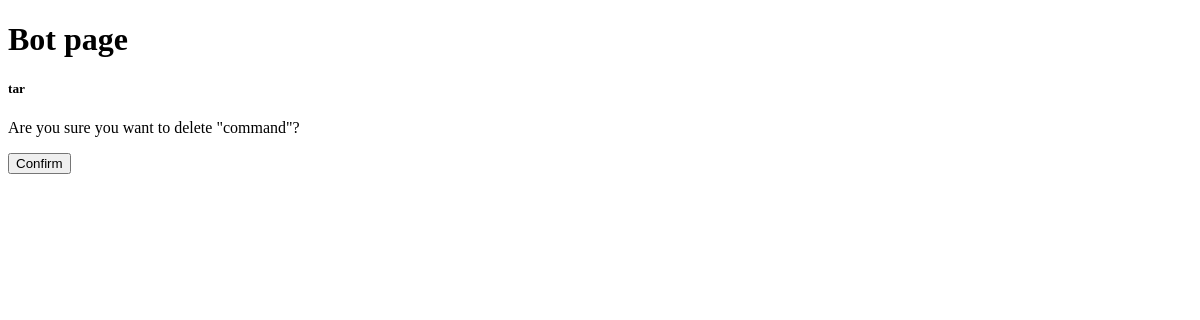
The page /bots/bot_username/ on the database as committed earlier.
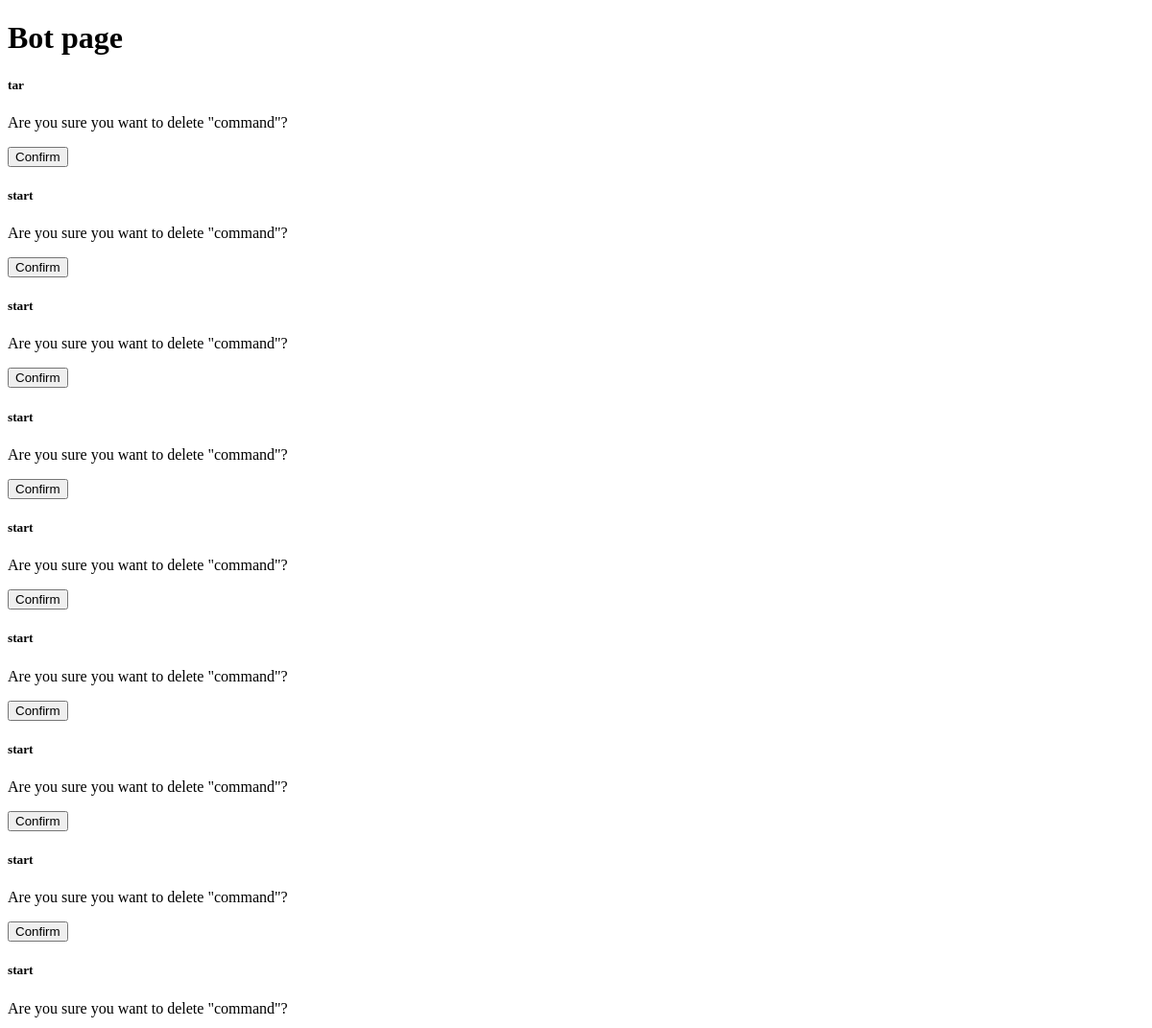
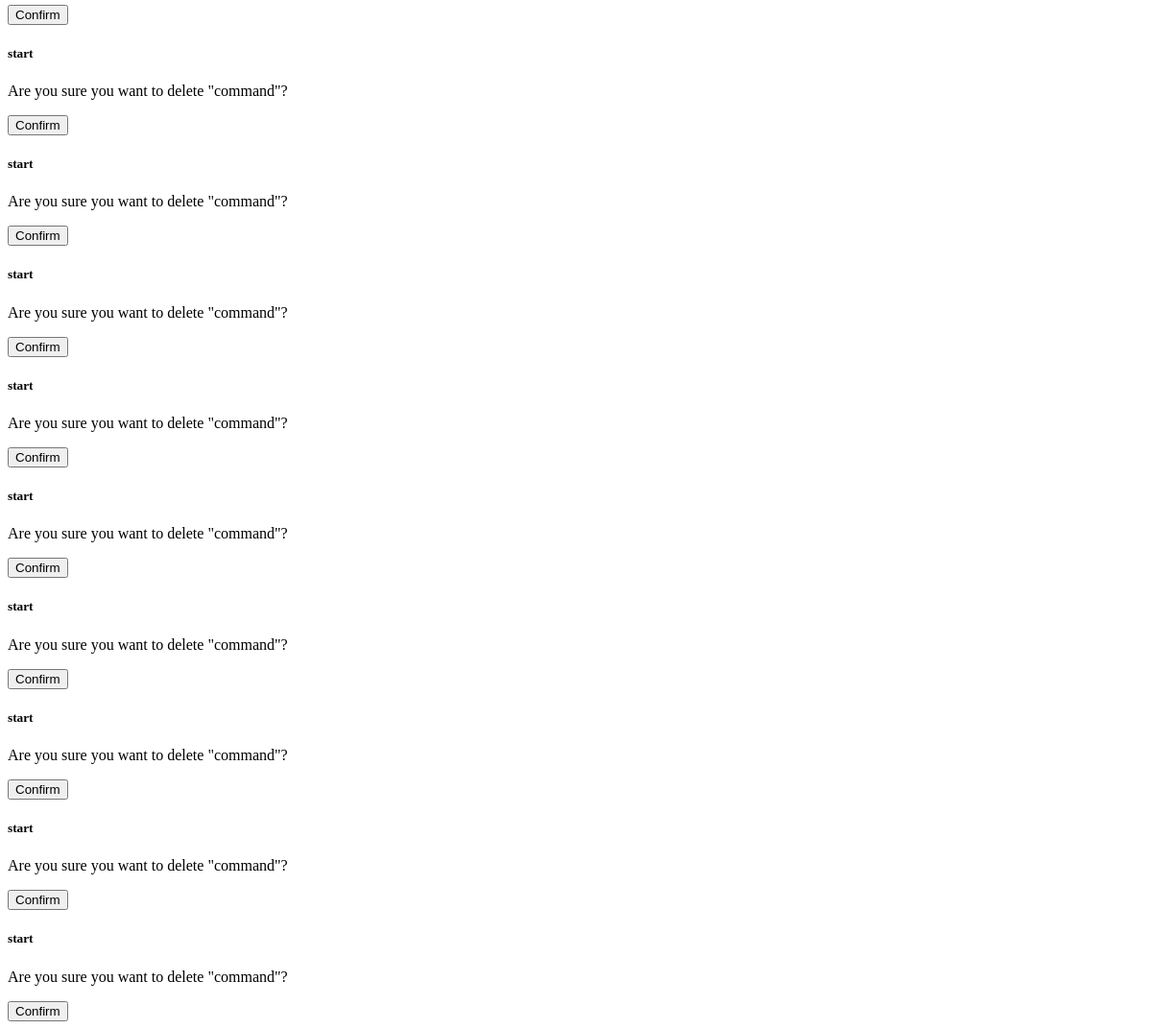
The same page on the database as committed later (2 pictures, top to bottom).
### constructor/models.py (models this page shows)
class Command(models.Model):
    bot_name = models.CharField('Name', max_length=30) # Будет вылазить выбор всех ботов пользователя
    bot_token = models.CharField('Token', default=None, max_length=30)
    type = models.CharField('Type', default='command', max_length=10) # Тип команды бота
    message = models.CharField('', default='Target message', max_length=10) # Команда которая будет писаться через слеш
    answer = models.TextField('Answer', max_length=255) # Ответ на эту команду
    creating_date = models.DateTimeField('Date of changing', null=True, auto_now=True) # Дата изменения бота (создания новой команды)
    def __str__(self):
        return self.type
    class Meta:
        verbose_name = 'Command'
        verbose_name_plural = 'Commands'
        ordering = ['creating_date']

### constructor/views.py (the view)
# urls.py: path('<str:pk>/', BotEdit.as_view(), name='bot-edit-page'),
class BotEdit(DetailView):
    template_name = 'constructor/bot.html'
    def get(self, request, pk):
        return render(request,
                      self.template_name,
                      context={
                          "commands": Command.objects.all().filter(bot_name=pk)
                      }
                      )

### constructor/templates/constructor/bot.html (shortened to what this page needs)
<!DOCTYPE html>
<html lang="en">
<head>
</head>
<body>
    <h1>Bot page</h1>
    {% for command in commands %}
        <h5>{{ command.message }}</h5>
        <form action="{% url 'command-delete-page' command.id %}" method="post">{% csrf_token %}
            <p>Are you sure you want to delete "{{ command }}"?</p>
            <input type="submit" value="Confirm">
        </form>
    {% endfor %}
</body>
</html>

Rows that differ between the two databases and show on the page:
added Command: message "start", type "command"
added Command: message "start", type "command"
added Command: message "start", type "command"
added Command: message "start", type "command"
added Command: message "start", type "command"
added Command: message "start", type "command"
added Command: message "start", type "command"
added Command: message "start", type "command"
added Command: message "start", type "command"
added Command: message "start", type "command"
added Command: message "start", type "command"
added Command: message "start", type "command"
added Command: message "start", type "command"
added Command: message "start", type "command"
added Command: message "start", type "command"
added Command: message "start", type "command"
added Command: message "start", type "command"
